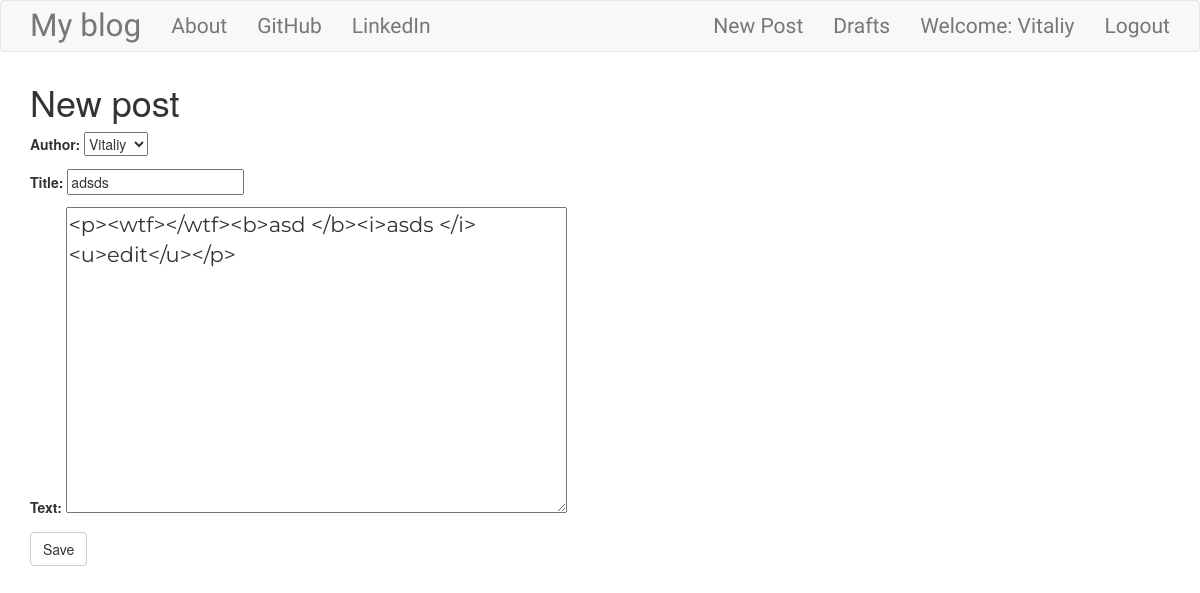
Page /post/6/edit/ (signed in) on the committed database.
### blog/models.py (models this page shows, shortened)
class Post(models.Model):
    author = models.ForeignKey('auth.User', on_delete=models.CASCADE)
    title = models.CharField(max_length=50)
    text = models.TextField()
    created_date = models.DateTimeField(default=timezone.now)
    published_date = models.DateTimeField(blank=True, null=True)

### blog/views.py (the view)
# urls.py: path('post/<int:pk>/edit/', views.PostUpdateView.as_view(), name='post_edit'),
class PostUpdateView(LoginRequiredMixin, UpdateView):
    login_url = '/login/'
    redirect_field_name = 'blog/post_detail.html'
    form_class = PostForm
    model = Post

### blog/forms.py
class PostForm(forms.ModelForm):
    class Meta():
        model = Post
        fields = ('author', 'title', 'text')
        widgets = {
            'title': forms.TextInput(attrs={'class': 'textinputclass'}),
            'text': forms.Textarea(attrs={'class': 'editable medium-editor-textarea postcontent'})
        }

### blog/templates/blog/post_form.html (shortened to what this page needs)
{% extends 'blog/base.html' %} {% block content %}
<h1>New post</h1>
<form class="post-form" method="post">
  {% csrf_token %} {{ form.as_p }}
  <button type="submit" class="save btn btn-default" name="button">Save</button>
</form>
{% endblock %}

### blog/templates/blog/base.html (shortened to what this page needs)
<!DOCTYPE html>
{% load static %}
<html lang="en">
  <head>
    <link
      rel="stylesheet"
      href="https://maxcdn.bootstrapcdn.com/bootstrap/3.3.7/css/bootstrap.min.css"
    />
    <link
      rel="stylesheet"
      href="//cdn.jsdelivr.net/medium-editor/latest/css/medium-editor.min.css"
      type="text/css"
      media="screen"
      charset="utf-8"
    />
    <link rel="stylesheet" href="{% static "css/blog.css" %}">
  </head>
  <body>
    <nav class="navbar navbar-default techfont custom-navbar">
      <div class="container">
        <ul class="nav navbar-nav">
          <li>
            <a href="{% url 'post_list' %}" class="navbar-brand bigbrand"
              >My blog</a
            >
          </li>
          <li><a href="{% url 'about'%}">About</a></li>
          <li><a href="https://github.com" target="_blank">GitHub</a></li>
          <li><a href="https://linkedin.com" target="_blank">LinkedIn</a></li>
        </ul>
        <ul class="nav navbar-nav navbar-right">
          {% if user.is_authenticated %}
          <li><a href="{% url 'post_new' %}">New Post</a></li>
          <li><a href="{% url 'post_draft_list' %}">Drafts</a></li>
          <li><a>Welcome: {{ user.username }}</a></li>
          <li><a href="{% url 'logout' %}">Logout</a></li>
          {% else %}
          <li>
            <a class="nav navbar-right" href="{% url 'login' %}"
              ><span class="glyphicon glyphicon-user"></span
            </a>
          </li>
          {% endif %}
        </ul>
      </div>
    </nav>
    <div class="content container">
      <div class="row">
        <div class="col-md-8">
          <div class="blog_posts">{% block content %} {% endblock %}</div>
        </div>
      </div>
    </div>
  </body>
</html>

### blog/static/css/blog.css (style rules this page uses)
.techfont { font-family: "Russo One", sans-serif; font-size: 1.5em; margin-bottom: 10px; }
.postcontent { font-family: "Montserrat"; font-size: 1.5em; }
.bigbrand { font-size: 1.5em; }

### rows in the picture
Post: author "Vitaliy", title "adsds", text "<p><wtf></wtf><b>asd </b><i>asds </i><u>edit</u></p>"

### other values in the picture
{{ user.username }} "Vitaliy"
